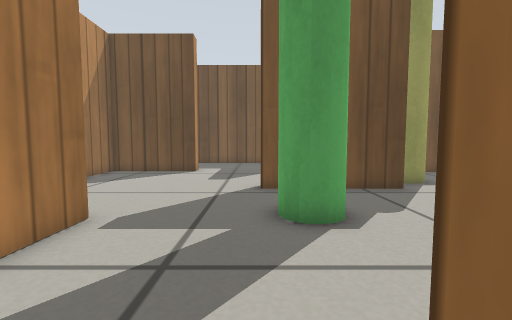
[1] (above)

18 first-person views from a walk through a world built for the Gazebo simulator. The camera is 0.33 m above the floor, tilts 4° down and sees 90° across. The floor is counted in squares, 0.2 m on a side. Each view is taken from the middle of a square. On the plan, view 1 faces up. The plan holds only what a view shows up to about 14 squares ahead; the rest is blank. Gazebo's built-in surfaces are drawn with simple patterns.

[2]
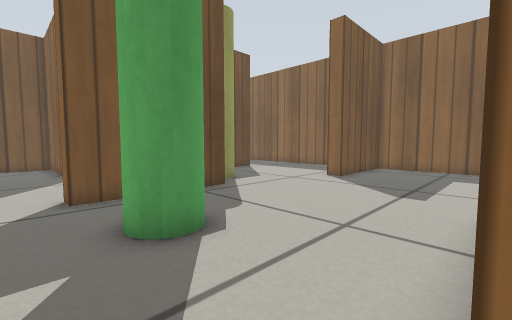

[3]
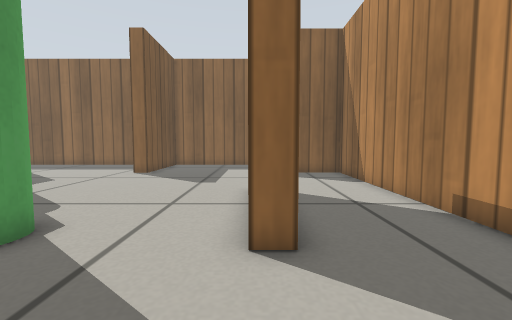

[4]
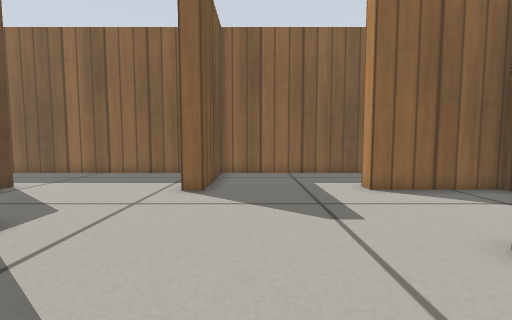

[5]
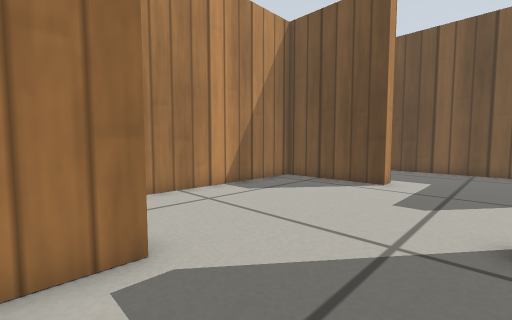

[6]
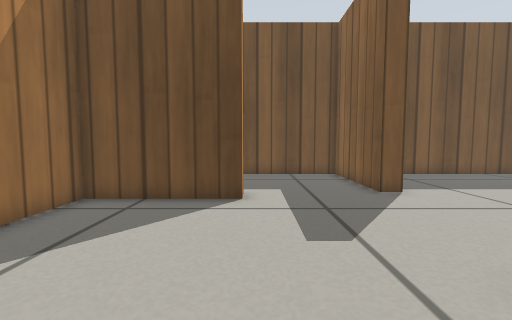

[7]
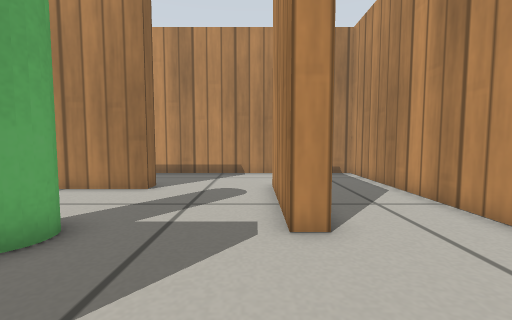

[8]
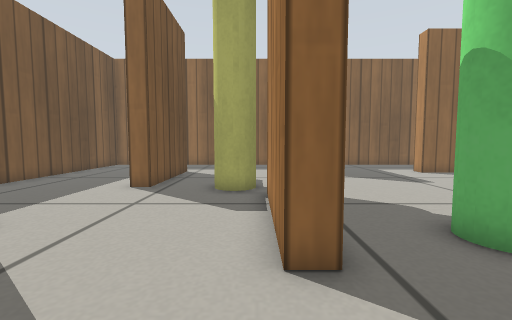

[9]
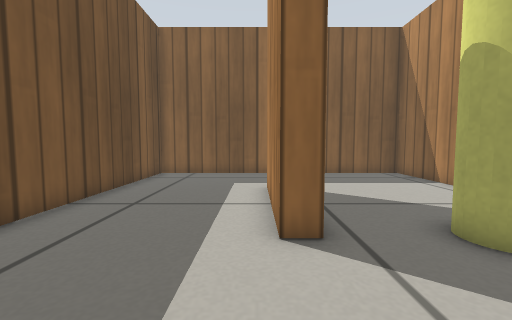

[10]
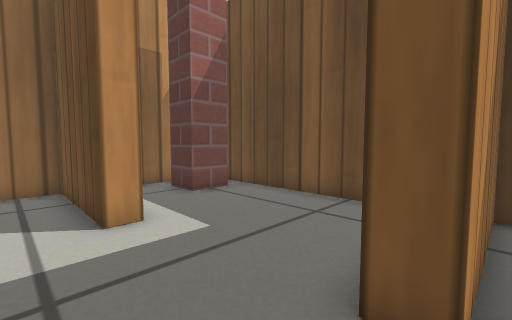

[11]
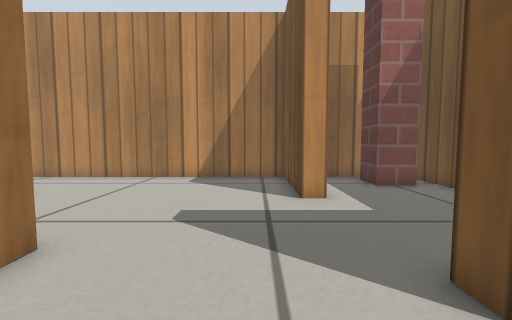

[12]
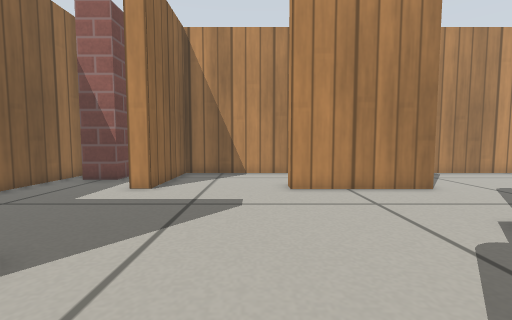

[13]
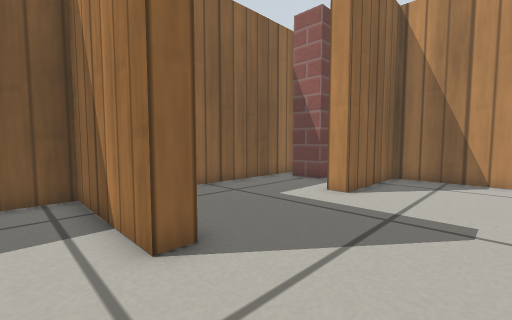

[14]
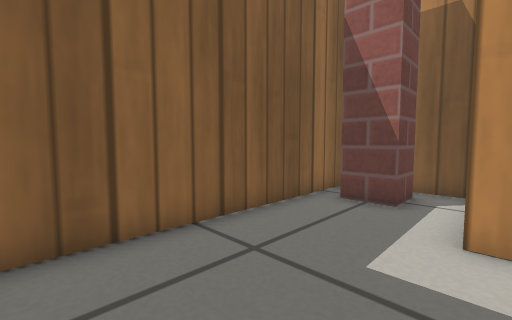

[15]
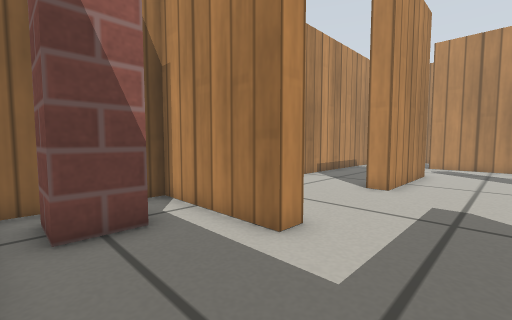

[16]
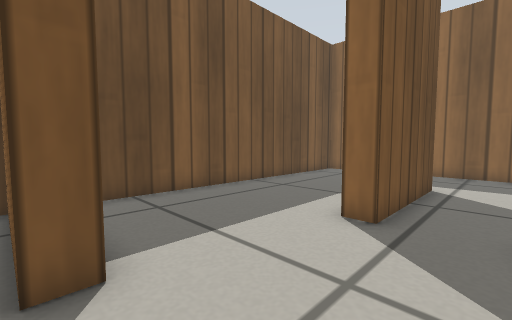

[17]
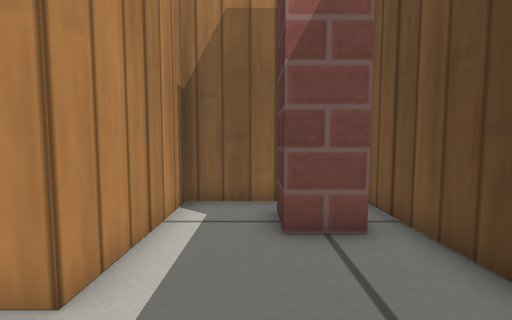

[18]
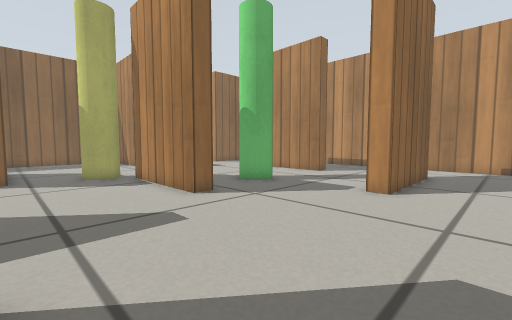

### Floor plan
Ten units are one square. View 1 is at (0, 0); x grows to the right and y downward. Boxes are objects, and circles mark ways between rooms. Rooms are numbered by the first view taken in them; rooms with no view inside come last. Other rooms are left out.
<svg viewBox="-85 -205 245 245">
<path fill="none" stroke="#000" d="M15 -89 2 -89 2 -96 53 -96M53 -89 31 -89M107 -68 107 -75 155 -75 155 -200 18 -200 18 -153 11 -153 11 -200 -77 -200M8 -2 8 -11 58 -11 58 -2M114 -138 63 -138 63 -146 114 -146M-44 -4 -44 -54 -36 -54 -36 -6M-80 -181 -80 -151 -34 -151 -34 -143 -80 -143 -80 35 107 35 107 -11 115 -11M115 -11 115 35 151 35M155 31 155 -68 107 -68"/>
<rect x="-75" y="-195" width="20" height="20" fill="#bbb"><title>brick post</title></rect>
<rect x="5" y="-65" width="20" height="20" fill="#bbb"><title>green pole</title></rect>
<rect x="55" y="-115" width="20" height="20" fill="#bbb"><title>yellow pole</title></rect>
<rect x="125" y="5" width="20" height="20" fill="#bbb"><title>brick post</title></rect>
<circle cx="110" cy="-40" r="3" fill="#2a7"/>
<text x="30" y="-80">1</text>
<text x="130" y="-20">2</text>
</svg>
Room 1 opens to room 2.

Where each view was taken, in squares from view 1:
view 1: 0 up, 0 right, facing up
view 2: 1 up, 1 left, facing up-right
view 3: 1 up, 3 left, facing right
view 4: 5 up, 2 right, facing right
view 5: 4 up, 0 right, facing up-left
view 6: 7 up, 3 left, facing up
view 7: 10 up, 3 left, facing down
view 8: 10 up, 3 left, facing right
view 9: 15 up, 2 right, facing right
view 10: 13 up, 2 right, facing up-left
view 11: 13 up, 4 right, facing left
view 12: 10 up, 7 right, facing down
view 13: 9 up, 7 right, facing down-right
view 14: 6 up, 11 right, facing down-right
view 15: 4 up, 15 right, facing down-left
view 16: 12 up, 1 right, facing up-right
view 17: 17 up, 1 left, facing left
view 18: 14 up, 7 left, facing down-right
